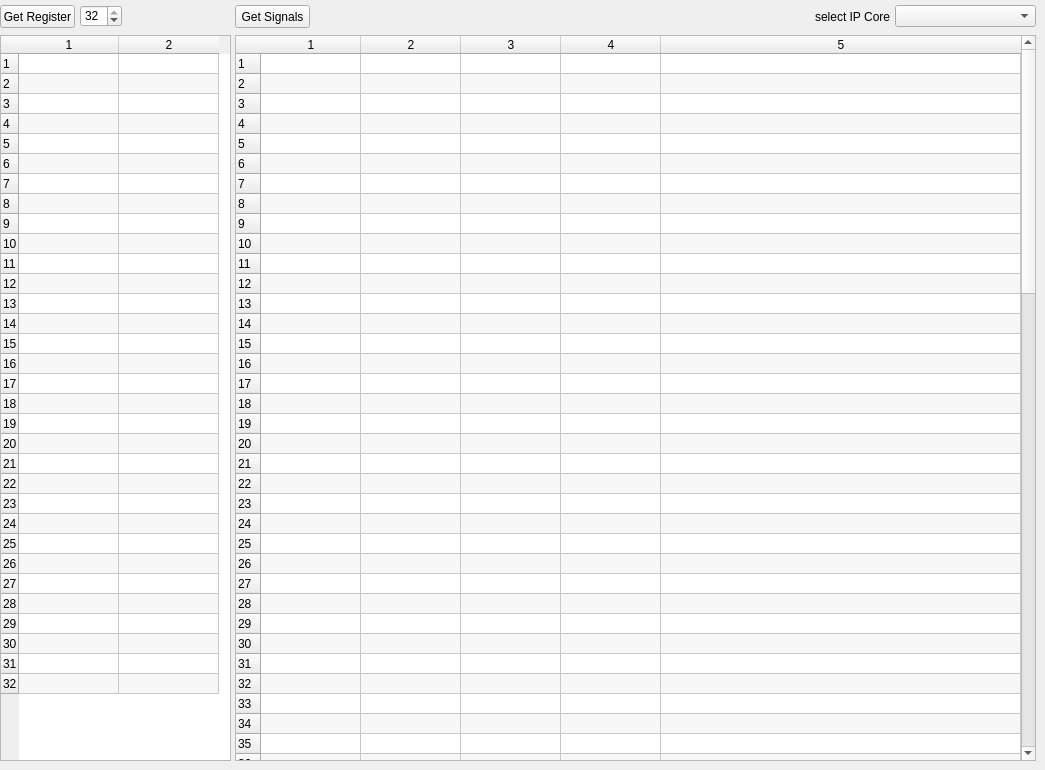
          <widget class="QWidget" name="tab_3">
           <attribute name="title">
            <string>SIGNALS</string>
           </attribute>
           <widget class="QTableWidget" name="tableWidget_Signals0">
            <property name="geometry">
             <rect>
              <x>235</x>
              <y>35</y>
              <width>801</width>
              <height>726</height>
             </rect>
            </property>
            <property name="minimumSize">
             <size>
              <width>0</width>
              <height>500</height>
             </size>
            </property>
            <property name="dragEnabled">
             <bool>true</bool>
            </property>
            <property name="dragDropMode">
             <enum>QAbstractItemView::DragDrop</enum>
            </property>
            <property name="alternatingRowColors">
             <bool>true</bool>
            </property>
            <property name="sortingEnabled">
             <bool>true</bool>
            </property>
            <property name="rowCount">
             <number>100</number>
            </property>
            <property name="columnCount">
             <number>5</number>
            </property>
            <attribute name="horizontalHeaderMinimumSectionSize">
             <number>30</number>
            </attribute>
            <attribute name="horizontalHeaderStretchLastSection">
             <bool>true</bool>
            </attribute>
            <attribute name="verticalHeaderDefaultSectionSize">
             <number>20</number>
            </attribute>
            <attribute name="verticalHeaderMinimumSectionSize">
             <number>18</number>
            </attribute>
            <attribute name="verticalHeaderStretchLastSection">
             <bool>false</bool>
            </attribute>
            <row/>
            <row/>
            <row/>
            <row/>
            <row/>
            <row/>
            <row/>
            <row/>
            <row/>
            <row/>
            <row/>
            <row/>
            <row/>
            <row/>
            <row/>
            <row/>
            <row/>
            <row/>
            <row/>
            <row/>
            <row/>
            <row/>
            <row/>
            <row/>
            <row/>
            <row/>
            <row/>
            <row/>
            <row/>
            <row/>
            <row/>
            <row/>
            <row/>
            <row/>
            <row/>
            <row/>
            <row/>
            <row/>
            <row/>
            <row/>
            <row/>
            <row/>
            <row/>
            <row/>
            <row/>
            <row/>
            <row/>
            <row/>
            <row/>
            <row/>
            <row/>
            <row/>
            <row/>
            <row/>
            <row/>
            <row/>
            <row/>
            <row/>
            <row/>
            <row/>
            <row/>
            <row/>
            <row/>
            <row/>
            <row/>
            <row/>
            <row/>
            <row/>
            <row/>
            <row/>
            <row/>
            <row/>
            <row/>
            <row/>
            <row/>
            <row/>
            <row/>
            <row/>
            <row/>
            <row/>
            <row/>
            <row/>
            <row/>
            <row/>
            <row/>
            <row/>
            <row/>
            <row/>
            <row/>
            <row/>
            <row/>
            <row/>
            <row/>
            <row/>
            <row/>
            <row/>
            <row/>
            <row/>
            <row/>
            <row/>
            <column/>
            <column/>
            <column/>
            <column/>
            <column/>
           </widget>
           <widget class="QComboBox" name="comboBox_GetSignals0">
            <property name="geometry">
             <rect>
              <x>895</x>
              <y>5</y>
              <width>141</width>
              <height>22</height>
             </rect>
            </property>
           </widget>
           <widget class="QPushButton" name="pushButton_7">
            <property name="geometry">
             <rect>
              <x>235</x>
              <y>5</y>
              <width>75</width>
              <height>23</height>
             </rect>
            </property>
            <property name="text">
             <string>Get Signals</string>
            </property>
           </widget>
           <widget class="QPushButton" name="pushButton_2">
            <property name="geometry">
             <rect>
              <x>0</x>
              <y>5</y>
              <width>75</width>
              <height>23</height>
             </rect>
            </property>
            <property name="text">
             <string>Get Register</string>
            </property>
           </widget>
           <widget class="QSpinBox" name="spinBox_GetRegister0">
            <property name="geometry">
             <rect>
              <x>80</x>
              <y>5</y>
              <width>42</width>
              <height>22</height>
             </rect>
            </property>
            <property name="maximum">
             <number>32</number>
            </property>
            <property name="value">
             <number>32</number>
            </property>
           </widget>
           <widget class="QTableWidget" name="tableWidget_Register0">
            <property name="geometry">
             <rect>
              <x>0</x>
              <y>35</y>
              <width>231</width>
              <height>726</height>
             </rect>
            </property>
            <property name="alternatingRowColors">
             <bool>true</bool>
            </property>
            <property name="rowCount">
             <number>32</number>
            </property>
            <property name="columnCount">
             <number>2</number>
            </property>
            <attribute name="verticalHeaderDefaultSectionSize">
             <number>20</number>
            </attribute>
            <row/>
            <row/>
            <row/>
            <row/>
            <row/>
            <row/>
            <row/>
            <row/>
            <row/>
            <row/>
            <row/>
            <row/>
            <row/>
            <row/>
            <row/>
            <row/>
            <row/>
            <row/>
            <row/>
            <row/>
            <row/>
            <row/>
            <row/>
            <row/>
            <row/>
            <row/>
            <row/>
            <row/>
            <row/>
            <row/>
            <row/>
            <row/>
            <column/>
            <column/>
           </widget>
           <widget class="QLabel" name="label_4">
            <property name="geometry">
             <rect>
              <x>815</x>
              <y>10</y>
              <width>76</width>
              <height>13</height>
             </rect>
            </property>
            <property name="text">
             <string>select IP Core</string>
            </property>
           </widget>
          </widget>
